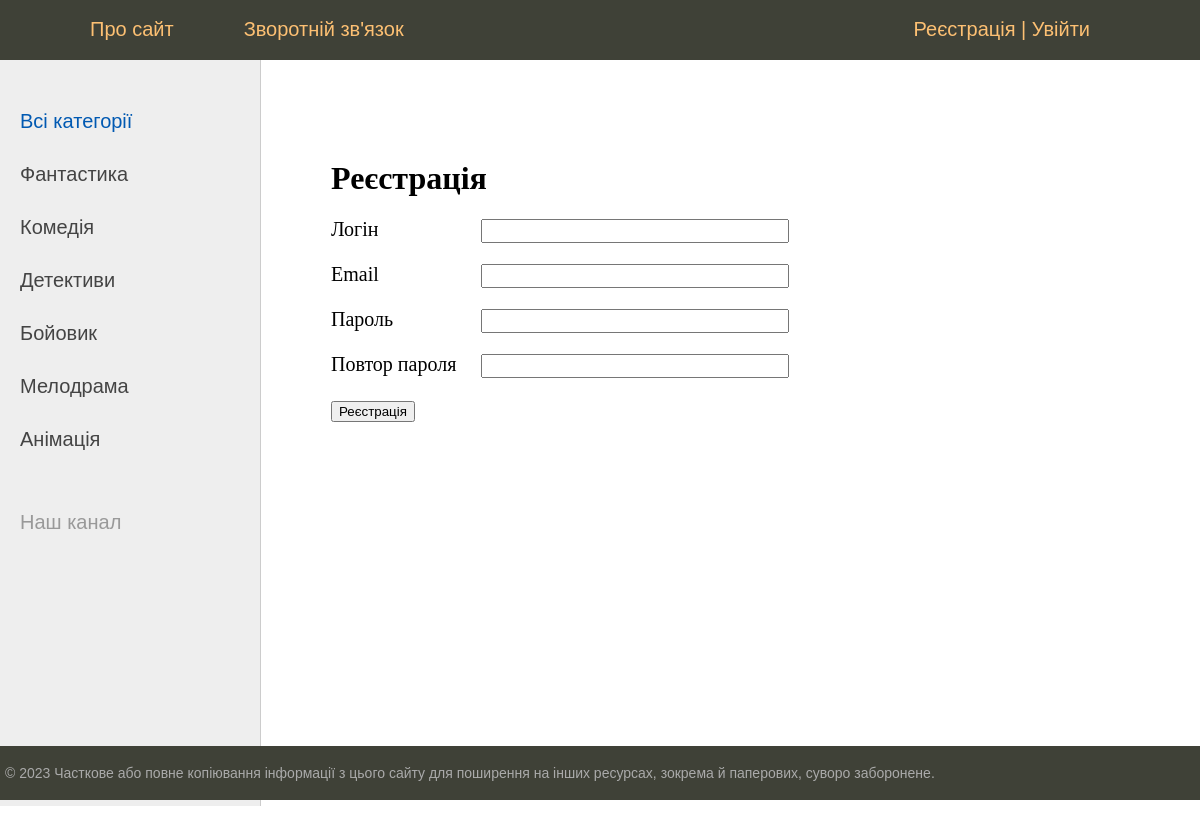
Screenshot of /register/ with the database file from the repository.
### movies/models.py (models this page shows, shortened)
class Category(models.Model):
    name = models.CharField(max_length=100, db_index=True, verbose_name='Категорія')
    slug = models.SlugField(max_length=255, unique=True, null=True, db_index=True, verbose_name='URL')
    def get_absolute_url(self):
        return reverse('category', kwargs={'cat_slug': self.slug})
    class Meta:
        verbose_name = 'Категорія'
        verbose_name_plural = 'Категорії'
        ordering = ['id']

### movies/views.py (the view, shortened to what this page needs)
# urls.py: path('register/', RegisterUser.as_view(), name='register'),
class RegisterUser(DataMixin, CreateView):
    form_class = RegisterUserForm
    template_name = 'movies/register.html'
    success_url = reverse_lazy('login')
    def get_context_data(self, *, object_list=None, **kwargs):
        context = super().get_context_data(**kwargs)
        c_def = self.get_user_context(title='Реєстрація')
        return dict(list(context.items()) + list(c_def.items()))

### movies/forms.py
class RegisterUserForm(UserCreationForm):
    username = forms.CharField(label='Логін', widget=forms.TextInput(attrs={'class': 'form-input'}))
    email = forms.EmailField(label='Email', widget=forms.EmailInput(attrs={'class': 'form-input'}))
    password1 = forms.CharField(label='Пароль', widget=forms.PasswordInput(attrs={'class': 'form-input'}))
    password2 = forms.CharField(label='Повтор пароля', widget=forms.PasswordInput(attrs={'class': 'form-input'}))
    class Meta:
        model = User
        fields = ('username', 'email' ,'password1', 'password2')
        widgets = {
            'username': forms.TextInput(attrs={'class': 'form-input'}),
            'password1': forms.PasswordInput(attrs={'class': 'form-input'}),
            'password2': forms.PasswordInput(attrs={'class': 'form-input'}),
        }

### movies/utils.py (called while the page is built)
    def get_user_context(self, **kwargs):
        context = kwargs
        cats = cache.get('cats')
        if not cats:
            cats = Category.objects.all()
            cache.set('cats', cats, 60)
        user_menu = menu.copy()
        if not self.request.user.is_authenticated:
            user_menu.pop(1)
        context['menu'] = user_menu
        context['cats'] = cats
        if 'cat_selected' not in context:
            context['cat_selected'] = 0
        return context

### movies/templates/movies/register.html (shortened to what this page needs)
{% extends 'movies/base.html' %}
{% block content %}
<h1>{{title}}</h1>
<form method="post">
{% for f in form %}
    <p><label class="form-label" for="{{f.id_for_label}}">{{f.label}}</label>{{f}}</p>
    {% endfor %}
    <button type="submit">Реєстрація</button>
</form>
{% endblock %}

### movies/templates/movies/base.html (shortened to what this page needs)
<!DOCTYPE html>
{% load static %}
{% load cache %}
<html>
<head>
	<link type="text/css" href="{% static 'movies/css/styles.css' %}" rel="stylesheet" />
</head>
<body>
<table class="table-page" border=0 cellpadding="0" cellspacing="0">
<tr><td valign=top>
{% block mainmenu %}
		<div class="header">
			<ul id="mainmenu" class="mainmenu">
			<li class="logo"><a href="/"><div class="logo"></div></a></li>
{% for m in menu %}
				<li><a href="{% url m.url_name %}">{{m.title}}</a></li>
{% endfor %}
				<li class="last">
				{% if request.user.is_authenticated %}
				<li class="last"> {{user.username}} | <a href="{% url 'logout' %}">Вийти</a></li>
				{% else %}
				<li class="last"><a href="{% url 'register' %}">Реєстрація</a> | <a href="{% url 'login' %}">Увійти</a></li>
				{% endif %}
			</ul>
		</div>
{% endblock mainmenu %}
<table class="table-content" border=0 cellpadding="0" cellspacing="0">
<tr>
	<td valign="top" class="left-chapters">
	<ul id="leftchapters">
		{% cache 60 sidebar %}
{% if cat_selected == 0 %}
		<li class="selected">Всі категорії</li>
{% else %}
		<li><a href="{% url 'home' %}">Всі категорії</a></li>
{% endif %}
{% endcache %}
{% for c in cats %}
		{% if c.pk == cat_selected %}
			<li class="selected">{{c.name}}</li>
		{% else %}
			<li><a href="{{ c.get_absolute_url }}">{{c.name}}</a></li>
		{% endif %}
{% endfor %}
		<li class="share">
		<p>Наш канал</p>
		<a class="share-yt" href="https://www.youtube.com/watch?v=Gxkpidxz4-c" target="_blank" rel="nofollow"></a>
		</li>
	</ul>
</td>
<td valign="top" class="content">
	<div class="content-text">
{% block content %}
{% endblock %}
	</div>
</td></tr></table>
</td></tr>
<tr><td valign=top>
	<div id="footer">
		<p>&copy; 2023 Часткове або повне копіювання інформації з цього сайту для поширення на інших ресурсах, зокрема й паперових, суворо заборонене.</p>
	</div>
</td></tr></table>
</body>
</html>

### movies/static/movies/css/styles.css (style rules this page uses)
html, body { font-family: 'Arial'; margin: 0; padding: 0; height: 100%; width: 100%; color: #444; }
a { color: #0059b2; text-decoration: none; }
.table-page { width: 100%; height: 100%; vertical-align: top; }
.table-page tr { height: 100%; }
.header { background: #3F4137; height: 60px; }
.logo { background: url('../images/logo_step.png') no-repeat 10px 5px; width: 60px; height: 60px; }
ul.mainmenu { list-style: none; margin: 0; padding: 0; height: 60px; color: #fdc073; font-size: 20px; overflow: hidden; }
ul.mainmenu li { float: left; margin: 18px 40px 0 30px; }
ul.mainmenu li.logo { margin: 0; }
ul.mainmenu li.last { float: right; }
ul.mainmenu li a { color: #fdc073; text-decoration: none; }
.table-content { width: 100%; min-height: 100%; height: 100%; }
.left-chapters { margin: 0; background: #eee; border-right: 1px solid #ccc; min-height: 100%; }
.left-chapters ul { width: 230px; min-height: 100%; margin: 0; padding: 20px 10px 10px 20px; list-style: none; font-size: 20px; }
.left-chapters ul li { margin: 30px 0 0 0; color: #999; }
.left-chapters ul li.selected { color: #0059b2; }
.left-chapters ul li a { color: #444; text-decoration: none; }
.left-chapters ul li.share { margin: 60px 0 0 0; }
.left-chapters ul li.share p { margin: 30px 0 30px 0; }
.left-chapters ul li.share a { display: inline-block; width: 40px; height: 40px; margin: 0 20px 0 0; }
.left-chapters ul li.share a.share-yt { width: 100%; height: 30px; background: url('../images/share_yt.png') no-repeat 0 0 }
.content { padding: 40px 20px 20px 40px; width: 100%; box-sizing: border-box; }
.content-text { margin: 60px 0 0 30px; color: #000; font-size: 20px; font-family: Yandex Sans Display Light; }
.content-text h1 { font-size: 32px; }
#footer { box-sizing: border-box; background: #3F4137; padding: 5px; color: #aaa; font-size: 14px; font-family: Verdana, Geneva, Arial, Helvetica; text-align: left; overflow: hidden; }
.form-input { width: 300px; font-size: 16px; }
.form-label { display: inline-block; min-width: 150px; vertical-align: top; }

### rows the page displays
Category: name "Фантастика"
Category: name "Комедія"
Category: name "Детективи"
Category: name "Бойовик"
Category: name "Мелодрама"
Category: name "Анімація"

### other values shown
{{ m.title }} "Про сайт" "Зворотній зв'язок"
{{ title }} "Реєстрація"
{{ f.label }} "Логін" "Email" "Пароль" "Повтор пароля"
